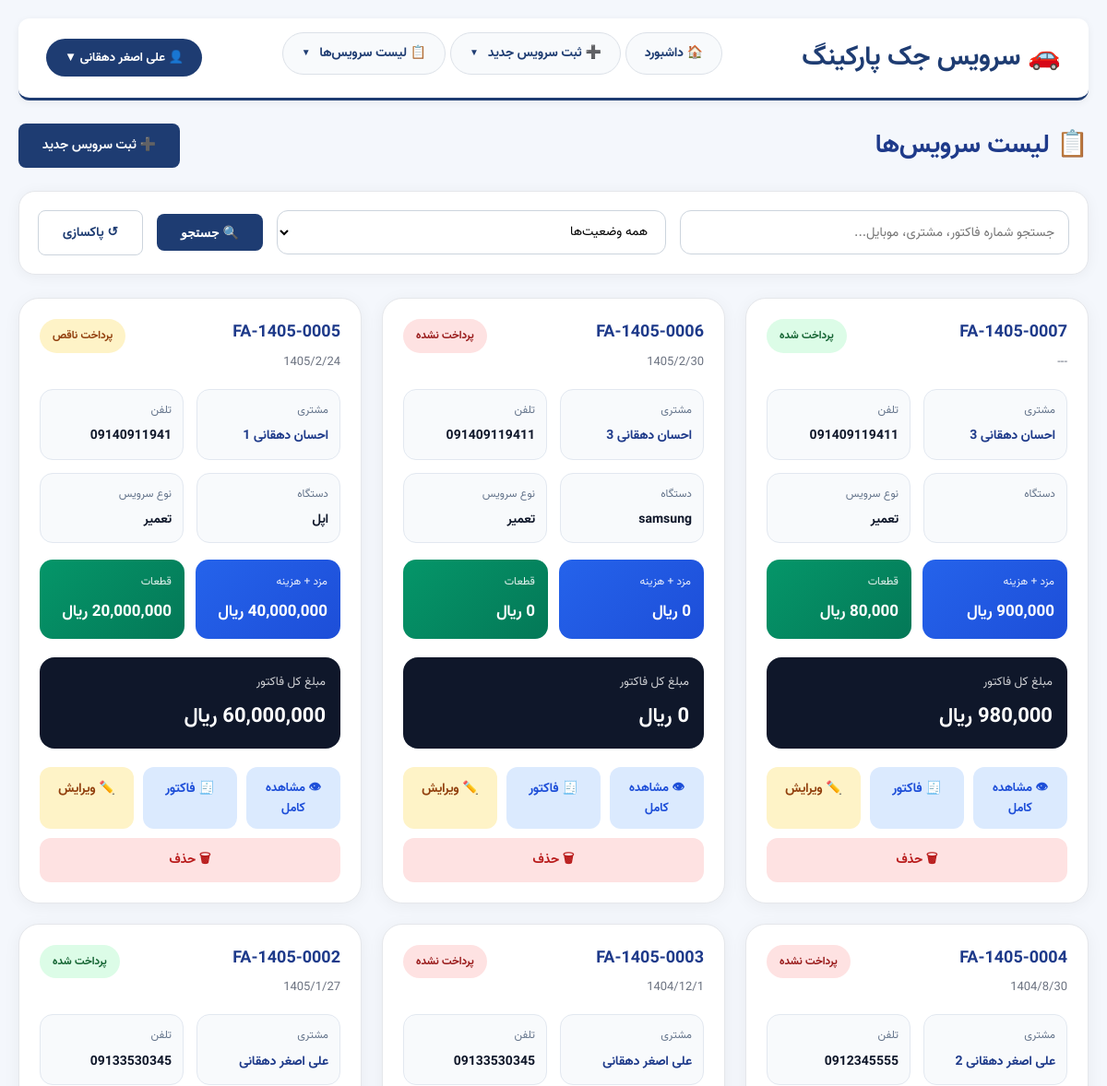
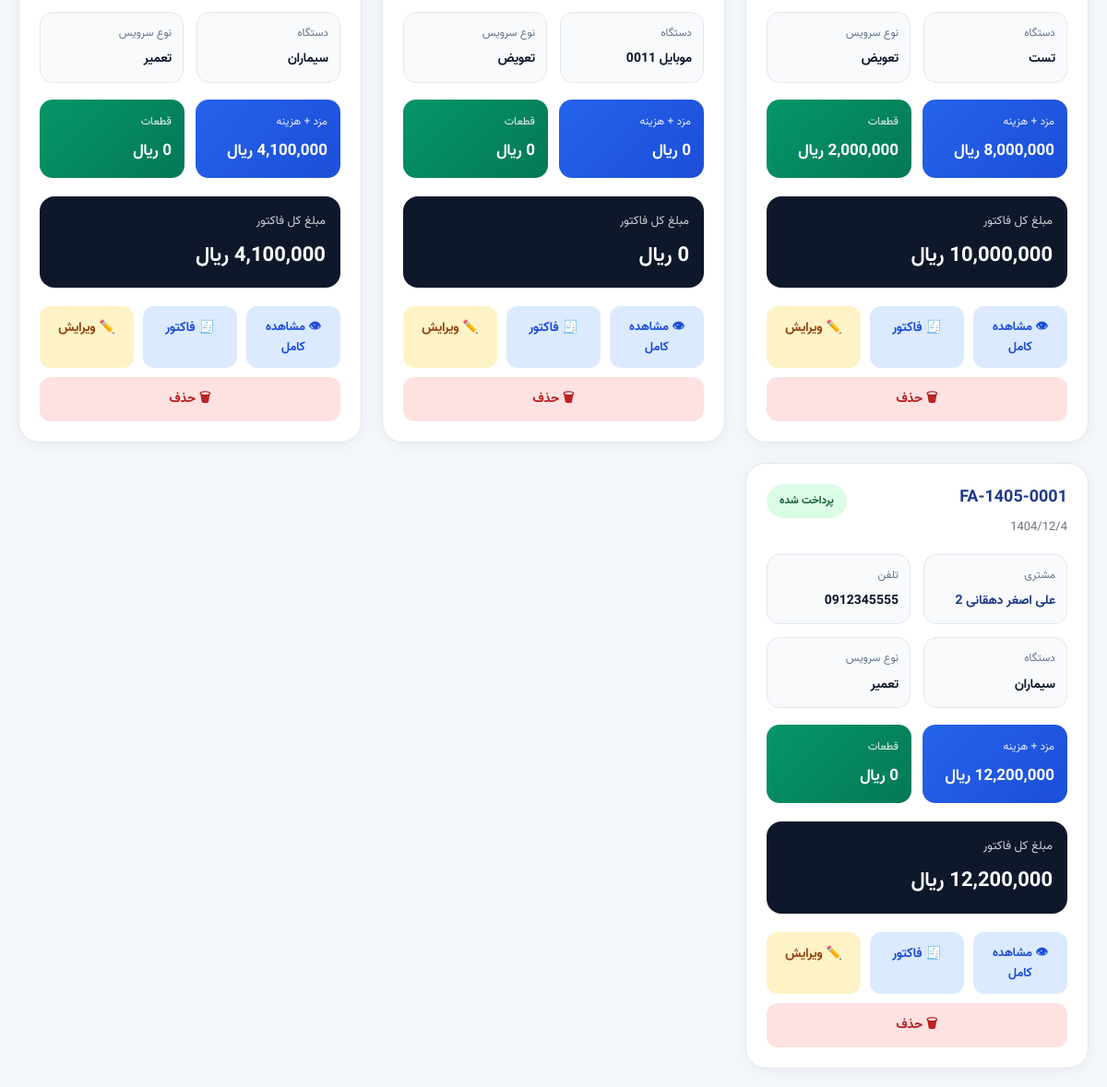
/reports.php (signed in), run on the app's committed database (2 pictures, top to bottom).
### tables this page shows
CREATE TABLE IF NOT EXISTS `menu_items` (
  `id` int(11) NOT NULL AUTO_INCREMENT,
  `title` varchar(100) NOT NULL,
  `url` varchar(255) NOT NULL,
  `sort_order` int(11) DEFAULT 0,
  `parent_id` int(11) DEFAULT NULL,
  `icon` varchar(10) DEFAULT NULL,
  `is_active` tinyint(1) DEFAULT 1,
  PRIMARY KEY (`id`)
);

CREATE TABLE IF NOT EXISTS `repairs` (
  `id` int(11) NOT NULL AUTO_INCREMENT,
  `customer_id` int(11) NOT NULL,
  `device_type_id` int(11) DEFAULT NULL,
  `device_brand` varchar(50) DEFAULT NULL,
  `device_model` varchar(100) DEFAULT NULL,
  `device_serial` varchar(100) DEFAULT NULL,
  `device_year` int(11) DEFAULT NULL,
  `device_location` varchar(255) DEFAULT NULL,
  `service_type_id` int(11) DEFAULT NULL,
  `problem_part` varchar(100) DEFAULT NULL,
  `fault_description` text DEFAULT NULL,
  `solution_description` text DEFAULT NULL,
  `technician_id` int(11) DEFAULT NULL,
  `service_date` date DEFAULT NULL,
  `service_time` time DEFAULT NULL,
  `next_service_date` date DEFAULT NULL,
  `labor_cost` bigint(20) DEFAULT 0,
  `extra_costs` bigint(20) DEFAULT 0,
  `payment_status` enum('paid','unpaid','partial') DEFAULT 'unpaid',
  `invoice_number` varchar(20) DEFAULT NULL,
  `final_status` varchar(50) DEFAULT NULL,
  `technician_notes` text DEFAULT NULL,
  `warranty_months` int(11) DEFAULT NULL,
  `created_at` timestamp NOT NULL DEFAULT current_timestamp(),
  `created_by` int(11) DEFAULT NULL,
  `updated_by` int(11) DEFAULT NULL,
  PRIMARY KEY (`id`),
  UNIQUE KEY `invoice_number` (`invoice_number`),
  KEY `customer_id` (`customer_id`),
  KEY `device_type_id` (`device_type_id`),
  KEY `service_type_id` (`service_type_id`),
  KEY `technician_id` (`technician_id`),
  KEY `repairs_created_by_fk` (`created_by`),
  KEY `repairs_updated_by_fk` (`updated_by`),
  CONSTRAINT `repairs_created_by_fk` FOREIGN KEY (`created_by`) REFERENCES `users` (`id`) ON DELETE SET NULL,
  CONSTRAINT `repairs_ibfk_1` FOREIGN KEY (`customer_id`) REFERENCES `customers` (`id`) ON DELETE CASCADE,
  CONSTRAINT `repairs_ibfk_2` FOREIGN KEY (`device_type_id`) REFERENCES `device_types` (`id`) ON DELETE SET NULL,
  CONSTRAINT `repairs_ibfk_3` FOREIGN KEY (`service_type_id`) REFERENCES `service_types` (`id`) ON DELETE SET NULL,
  CONSTRAINT `repairs_ibfk_4` FOREIGN KEY (`technician_id`) REFERENCES `technicians` (`id`) ON DELETE SET NULL,
  CONSTRAINT `repairs_updated_by_fk` FOREIGN KEY (`updated_by`) REFERENCES `users` (`id`) ON DELETE SET NULL
);

CREATE TABLE IF NOT EXISTS `customers` (
  `id` int(11) NOT NULL AUTO_INCREMENT,
  `name` varchar(255) NOT NULL,
  `phone` varchar(20) NOT NULL,
  `phone2` varchar(20) DEFAULT NULL,
  `address` text DEFAULT NULL,
  `customer_type` enum('personal','company') DEFAULT 'personal',
  `company_name` varchar(255) DEFAULT NULL,
  `email` varchar(100) DEFAULT NULL,
  `notes` text DEFAULT NULL,
  PRIMARY KEY (`id`)
);

CREATE TABLE IF NOT EXISTS `service_types` (
  `id` int(11) NOT NULL AUTO_INCREMENT,
  `name` varchar(100) NOT NULL,
  PRIMARY KEY (`id`)
);

### functions.php (called while the page is built, shortened)
<?php
function gregorian_to_jalali($gy, $gm, $gd, $mod = '') {
    $g_d_m = [0, 31, 59, 90, 120, 151, 181, 212, 243, 273, 304, 334];
    if ($gy > 1600) { $jy = 979; $gy -= 1600; } else { $jy = 0; $gy -= 621; }
    $gy2 = ($gm > 2) ? ($gy + 1) : $gy;
    $days = (365 * $gy) + ((int)(($gy2 + 3) / 4)) - ((int)(($gy2 + 99) / 100)) + ((int)(($gy2 + 119) / 400)) - 80 + $gd + $g_d_m[$gm - 1];
    $jy += 33 * ((int)($days / 12053)); $days %= 12053;
    $jy += 4 * ((int)($days / 1461)); $days %= 1461;
    if ($days > 365) { $jy += (int)(($days - 1) / 365); $days = ($days - 1) % 365; }
    $jm = ($days < 186) ? 1 + (int)($days / 31) : 7 + (int)(($days - 186) / 30);
    $jd = 1 + (($days < 186) ? ($days % 31) : (($days - 186) % 30));
    return ($mod == '') ? [$jy, $jm, $jd] : $jy . $mod . $jm . $mod . $jd;
}
function get_jalali_date_str($timestamp) {
    $date = getdate($timestamp);
    return gregorian_to_jalali($date['year'], $date['mon'], $date['mday'], '/');
}
function format_rial($number) {
    return number_format($number, 0, '.', ',') . ' ریال';
}
?>

### reports.php (the view, shortened to what this page needs)
<?php
require_once __DIR__ . '/config.php';
$search = trim($_GET['search'] ?? '');
$params = [];
$whereSql = '';
$stmt = $pdo->prepare("
    SELECT
        r.*,
        c.name AS customer_name,
        c.phone AS customer_phone,
        dt.name AS device_type,
        st.name AS service_type,
        (
            SELECT COALESCE(SUM(quantity * unit_price),0)
            FROM repair_parts
            WHERE repair_id = r.id
        ) AS parts_total
    FROM repairs r
    LEFT JOIN customers c ON r.customer_id = c.id
    LEFT JOIN device_types dt ON r.device_type_id = dt.id
    LEFT JOIN service_types st ON r.service_type_id = st.id
    $whereSql
    ORDER BY r.id DESC
");
$stmt->execute($params);
$repairs = $stmt->fetchAll(PDO::FETCH_ASSOC);
require_once __DIR__ . '/header.php';
?>
<div class="page-header">
    <div>
        <div class="page-title">📋 لیست سرویس‌ها</div>
    </div>
    <a href="create.php" class="btn primary">
        ➕ ثبت سرویس جدید
    </a>
</div>
<div class="filters-card">
    <form method="GET" class="filters-form">
        <input
            type="text"
            name="search"
            placeholder="جستجو شماره فاکتور، مشتری، موبایل..."
            value="<?= htmlspecialchars($search) ?>"
        >
        <select name="status">
            <option value="">همه وضعیت‌ها</option>
        </select>
        <button class="btn primary">
            🔍 جستجو
        </button>
        <a href="reports.php" class="btn secondary">
            ↺ پاکسازی
        </a>
    </form>
</div>
<?php if(count($repairs)): ?>
<div class="service-grid">
<?php foreach($repairs as $r):
    $partsTotal = (int)$r['parts_total'];
    $grandTotal = $partsTotal + $r['labor_cost'] + $r['extra_costs'];
    switch($r['payment_status']){
        case 'paid':
            $paymentText = 'پرداخت شده';
            $paymentClass = 'badge-paid';
        break;
        case 'partial':
            $paymentText = 'پرداخت ناقص';
            $paymentClass = 'badge-partial';
        break;
        default:
            $paymentText = 'پرداخت نشده';
            $paymentClass = 'badge-unpaid';
        break;
    }
?>
<div class="service-card">
    <div class="service-top">
        <div>
            <div class="invoice-number">
                <?= htmlspecialchars($r['invoice_number']) ?>
            </div>
            <div class="service-date">
                <?= $r['service_date']
                    ? get_jalali_date_str(strtotime($r['service_date']))
                    : '---'
                ?>
            </div>
        </div>
        <div class="payment-badge <?= $paymentClass ?>">
            <?= $paymentText ?>
        </div>
    </div>
    <div class="info-list">
        <div class="info-box">
            <div class="info-label">مشتری</div>
            <div class="info-value">
    <a href="customer_profile.php?id=<?= $r['customer_id'] ?>" style="color:#1e3a8a; text-decoration:none; font-weight:700;">
        <?= htmlspecialchars($r['customer_name']) ?>
    </a>
</div>
        </div>
        <div class="info-box">
            <div class="info-label">تلفن</div>
            <div class="info-value">
                <?= htmlspecialchars($r['customer_phone']) ?>
            </div>
        </div>
        <div class="info-box">
            <div class="info-label">دستگاه</div>
            <div class="info-value">
                <?= htmlspecialchars($r['device_brand']) ?>
            </div>
        </div>
        <div class="info-box">
            <div class="info-label">نوع سرویس</div>
            <div class="info-value">
                <?= htmlspecialchars($r['service_type'] ?? '---') ?>
            </div>
        </div>
    </div>
    <div class="amounts">
        <div class="amount-card bg-blue">
            <div class="amount-title">مزد + هزینه</div>
            <div class="amount-value">
                <?= format_rial($r['labor_cost'] + $r['extra_costs']) ?>
            </div>
        </div>
        <div class="amount-card bg-green">
            <div class="amount-title">قطعات</div>
            <div class="amount-value">
                <?= format_rial($partsTotal) ?>
            </div>
        </div>
    </div>
    <div class="total-box">
        <div class="total-label">
            مبلغ کل فاکتور
        </div>
        <div class="total-value">
            <?= format_rial($grandTotal) ?>
        </div>
    </div>
<div class="actions">
    <button
        class="btn-action btn-view"
        onclick="openDetailsModal(<?= htmlspecialchars(json_encode($r), ENT_QUOTES, 'UTF-8') ?>, <?= $partsTotal ?>, <?= $grandTotal ?>)"
    >
        👁 مشاهده کامل
    </button>
    <a
        href="invoice.php?id=<?= $r['id'] ?>"
        class="btn-action btn-view"
    >
        🧾 فاکتور
    </a>
    <a
        href="edit.php?id=<?= $r['id'] ?>"
        class="btn-action btn-edit"
    >
        ✏️ ویرایش
    </a>
    <a
        href="delete.php?id=<?= $r['id'] ?>"
        class="btn-action btn-delete"
        onclick="return confirm('آیا از حذف این سرویس مطمئن هستید؟')"
    >
        🗑 حذف
    </a>
</div>
</div>
<?php endforeach; ?>
</div>
<?php else: ?>
<div class="empty-box">
    هیچ سرویسی پیدا نشد.
</div>
<?php endif; ?>
</main>
</body>
</html>

### header.php (shortened to what this page needs)
<?php
require_once __DIR__ . '/config.php';
$currentPage = basename($_SERVER['PHP_SELF']);
$topMenu = $pdo->query("
    SELECT * FROM menu_items
    WHERE parent_id IS NULL AND is_active = 1
    ORDER BY sort_order
")->fetchAll(PDO::FETCH_ASSOC);
$allSubMenus = $pdo->query("
    SELECT * FROM menu_items
    WHERE parent_id IS NOT NULL AND is_active = 1
    ORDER BY sort_order
")->fetchAll(PDO::FETCH_ASSOC);
$subMenus = [];
foreach ($allSubMenus as $sub) {
    $subMenus[$sub['parent_id']][] = $sub;
}
$isLoggedIn = isset($_SESSION['user_id']);
$userFullName = $_SESSION['user_full_name'] ?? '';
?>
<!DOCTYPE html>
<html lang="fa" dir="rtl">
<head>
    <link rel="stylesheet" href="style.css">
</head>
<body>
<div class="container">
    <header class="main-header">
        <div class="logo"><h1>🚗 سرویس جک پارکینگ</h1></div>
        <nav class="main-nav">
            <?php foreach ($topMenu as $item):
                $hasSub = isset($subMenus[$item['id']]) && count($subMenus[$item['id']]) > 0;
                $isActive = ($currentPage == basename($item['url']));
            ?>
                <div class="menu-item">
                    <?php if ($hasSub): ?>
                        <a href="javascript:void(0)" class="menu-link <?= $isActive ? 'active' : '' ?>">
                            <?= htmlspecialchars($item['title']) ?>
                            <span class="arrow">▼</span>
                        </a>
                    <?php else: ?>
                        <a href="<?= $item['url'] ?>" class="menu-link <?= $isActive ? 'active' : '' ?>">
                            <?= htmlspecialchars($item['title']) ?>
                        </a>
                    <?php endif; ?>
                </div>
            <?php endforeach; ?>
        </nav>
        <?php if ($isLoggedIn): ?>
            <div class="user-menu">
                <button class="user-menu-btn" onclick="document.getElementById('userDropdown').classList.toggle('show')">
                    👤 <?= htmlspecialchars($userFullName) ?> ▼
                </button>
            </div>
        <?php else: ?>
            <a href="login.php" class="btn small">ورود</a>
        <?php endif; ?>
    </header>
    <main>

### style.css (style rules this page uses)
* { box-sizing: border-box; margin: 0; padding: 0; }
body { font-family: 'Vazir', Tahoma, sans-serif; background: #f4f7fc; color: #1a1a1a; font-size: 14px; line-height: 1.7; direction: rtl; }
.container { max-width: 1300px; margin: 0 auto; padding: 20px; }
.main-header { background: #ffffff; border-radius: 12px; box-shadow: 0 2px 8px rgba(0,0,0,0.06); padding: 15px 30px; margin-bottom: 25px; display: flex; align-items: center; justify-content: space-between; border-bottom: 3px solid #1e3c72; }
.logo h1 { font-size: 1.8rem; color: #1e3c72; font-weight: bold; }
.form-row input, .form-row select, .form-row textarea, input, textarea, select { padding: 12px 15px; border: 1px solid #ccd4dd; border-radius: 8px; font-size: 14px; background: #ffffff; font-family: inherit; transition: 0.2s; flex: 1 1 220px; }
.btn { display: inline-block; padding: 12px 26px; border-radius: 8px; font-weight: 600; font-size: 14px; cursor: pointer; transition: 0.2s; text-decoration: none; border: none; background: #e0e4ea; color: #1e3c72; }
.btn.primary { background: #1e3c72; color: white; }
.btn.secondary { background: white; border: 1px solid #ccd4dd; color: #1e3c72; }
.main-nav { display: flex; align-items: center; gap: 5px; flex-wrap: wrap; }
.menu-item { position: relative; padding-bottom: 10px; }
.menu-link { display: flex; align-items: center; gap: 6px; padding: 10px 20px; border-radius: 40px; background: #f8fafc; color: #1e3c72; text-decoration: none; font-weight: 600; transition: 0.2s; border: 1px solid #dce1e8; white-space: nowrap; }

### header.php (style rules this page uses)
.main-nav { display: flex; align-items: center; gap: 5px; }
.menu-item { position: relative; display: inline-block; }
.menu-link { display: flex; align-items: center; gap: 6px; padding: 10px 20px; border-radius: 40px; background: #f8fafc; color: #1e3c72; text-decoration: none; font-weight: 600; transition: 0.2s; border: 1px solid #dce1e8; white-space: nowrap; }
.menu-link .arrow { font-size: 10px; margin-right: 4px; transition: 0.2s; }
.user-menu { position: relative; display: inline-block; }
.user-menu-btn { background: #1e3c72; color: white; padding: 10px 20px; border-radius: 40px; cursor: pointer; border: none; font-family: inherit; font-weight: bold; display: flex; align-items: center; gap: 8px; transition: 0.2s; }

### data on the page
menu_items: title "🏠 داشبورد"
menu_items: title "➕ ثبت سرویس جدید"
menu_items: title "📋 لیست سرویس‌ها"
repairs: invoice_number "FA-1405-0007", payment_status "پرداخت شده", customer.name "احسان دهقانی 3", customer.phone "091409119411", service_type.name "تعمیر", format_rial($r['labor_cost'] + $r['extra_costs']) "900,000 ریال", partsTotal "80,000 ریال", grandTotal "980,000 ریال"
repairs: invoice_number "FA-1405-0006", service_date "1405/2/30", payment_status "پرداخت نشده", customer.name "احسان دهقانی 3", customer.phone "091409119411", device_brand "samsung", service_type.name "تعمیر", format_rial($r['labor_cost'] + $r['extra_costs']) "0 ریال", partsTotal "0 ریال", grandTotal "0 ریال"
repairs: invoice_number "FA-1405-0005", service_date "1405/2/24", payment_status "پرداخت ناقص", customer.name "احسان دهقانی 1", customer.phone "09140911941", device_brand "اپل", service_type.name "تعمیر", format_rial($r['labor_cost'] + $r['extra_costs']) "40,000,000 ریال", partsTotal "20,000,000 ریال", grandTotal "60,000,000 ریال"
repairs: invoice_number "FA-1405-0004", service_date "1404/8/30", payment_status "پرداخت نشده", customer.name "علی اصغر دهقانی 2", customer.phone "0912345555", device_brand "تست", service_type.name "تعویض", format_rial($r['labor_cost'] + $r['extra_costs']) "8,000,000 ریال", partsTotal "2,000,000 ریال", grandTotal "10,000,000 ریال"
repairs: invoice_number "FA-1405-0003", service_date "1404/12/1", payment_status "پرداخت نشده", customer.name "علی اصغر دهقانی", customer.phone "09133530345", device_brand "موبایل 0011", service_type.name "تعویض", format_rial($r['labor_cost'] + $r['extra_costs']) "0 ریال", partsTotal "0 ریال", grandTotal "0 ریال"
repairs: invoice_number "FA-1405-0002", service_date "1405/1/27", payment_status "پرداخت شده", customer.name "علی اصغر دهقانی", customer.phone "09133530345", device_brand "سیماران", service_type.name "تعمیر", format_rial($r['labor_cost'] + $r['extra_costs']) "4,100,000 ریال", partsTotal "0 ریال", grandTotal "4,100,000 ریال"
repairs: invoice_number "FA-1405-0001", service_date "1404/12/4", payment_status "پرداخت شده", customer.name "علی اصغر دهقانی 2", customer.phone "0912345555", device_brand "سیماران", service_type.name "تعمیر", format_rial($r['labor_cost'] + $r['extra_costs']) "12,200,000 ریال", partsTotal "0 ریال", grandTotal "12,200,000 ریال"

### other printed values
$userFullName "علی اصغر دهقانی"
